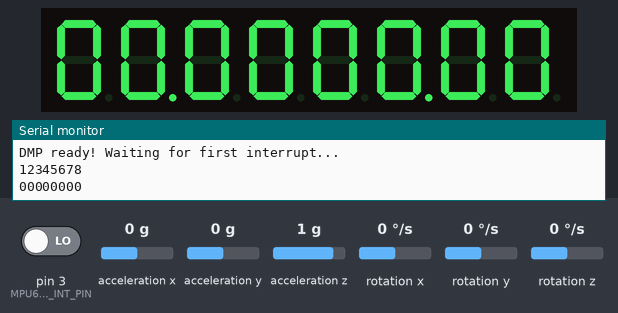
Bench run of a sketch on a simulated Arduino Uno, built with avr-gcc and run on an emulated ATmega328P. Shown: 8-digit seven-segment display, the last lines printed to the serial monitor. Wiring (inferred from the names in the program): MAX7219 LED driver: data pin 11; clock pin 13; CS pin 10. Inputs (shaded band) come from the test bench; at power-on: acceleration x 0 g, acceleration y 0 g, acceleration z 1 g, rotation z 0 °/s, pin 3 (MPU6050_INT_PIN) LOW, rotation x 0 °/s, rotation y 0 °/s. The sensor or clock chip raises its interrupt line as the real part does.

Above: at 1.8 s.
1.9 s: acceleration x set to -1.4 g
At 3.3 s:
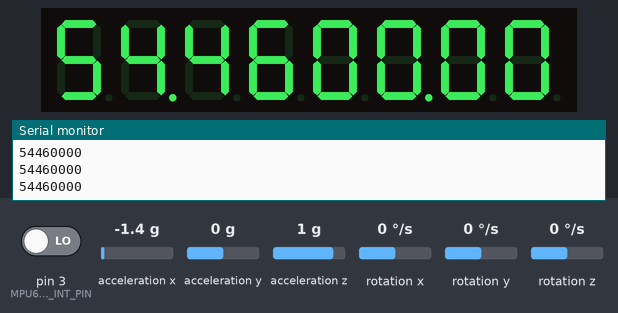
3.6 s: acceleration y set to -1.4 g
At 4.9 s:
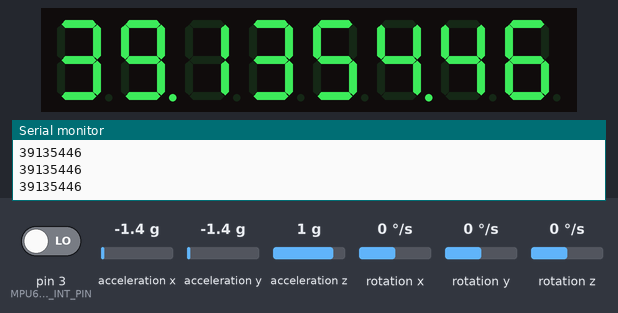
5.2 s: acceleration z set to -1.4 g
At 6.3 s:
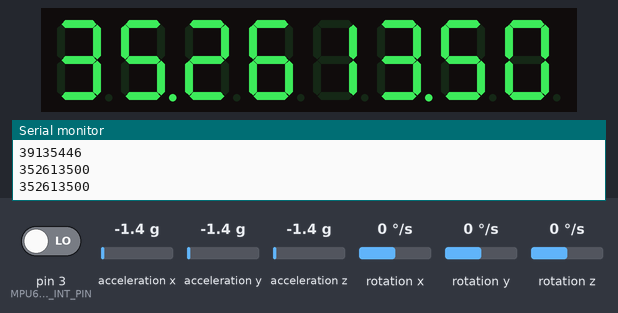
6.9 s: rotation z set to 13 °/s
At 9.6 s:
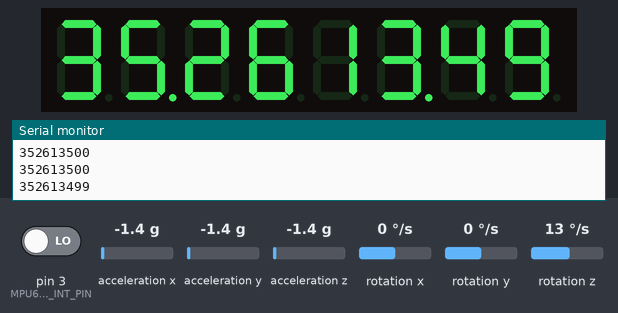
9.9 s: acceleration z set to 0 g
At 10.6 s:
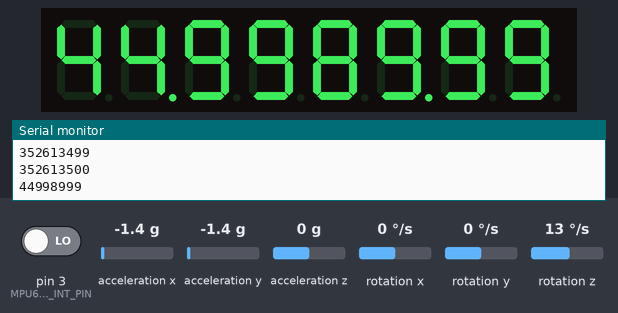
12.6 s: acceleration x set to -0.8 g
At 13.4 s:
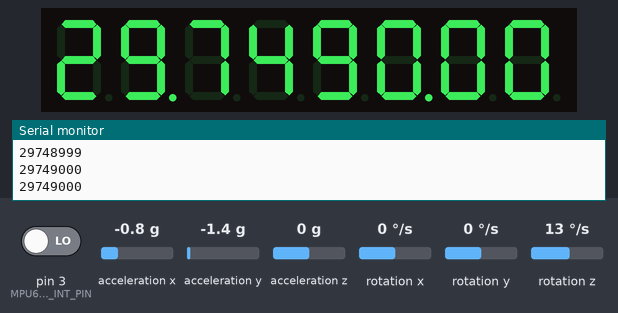
Timing chart, 0 to 15.4 s (numbered marks = the images above; inputs shaded):
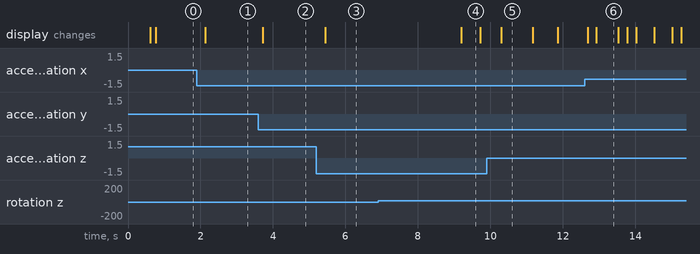

Measured:
- after the input at 1.9 s, the display: changes after 0.24 s (image 1)
- after the input at 3.6 s, the display: changes after 0.12 s (image 2)
- after the input at 5.2 s, the display: changes after 0.25 s (image 3)
- after the input at 6.9 s, the display: changes after 2.3 s (image 4)
- after the input at 9.9 s, the display: changes after 0.40 s (image 5)
- after the input at 12.6 s, the display: first changes after 0.09 s (image 6 shows a later state)
- what the display in image 4 shows lasts 0.5 s, from 9.2 s to 9.7 s

The sketch:

7segment_8digit_MAX.ino
```cpp
// I2Cdev and MPU6050 must be installed as libraries, or else the .cpp/.h files
// for both classes must be in the include path of your project
#include "I2Cdev.h"

#include "MPU6050_6Axis_MotionApps20.h"
//#include "MPU6050.h" // not necessary if using MotionApps include file

// Arduino Wire library is required if I2Cdev I2CDEV_ARDUINO_WIRE implementation
// is used in I2Cdev.h
#if I2CDEV_IMPLEMENTATION == I2CDEV_ARDUINO_WIRE
#include "Wire.h"
#endif

// AD0 low = 0x68 (default for SparkFun breakout and InvenSense evaluation board)
// AD0 high = 0x69
MPU6050 mpu;
//MPU6050 mpu(0x69); // <-- use for AD0 high

#define OUTPUT_READABLE_YAWPITCHROLL


//#define OUTPUT_TEAPOT
#define MAX7219_DIN           11
#define MAX7219_CS            10
#define MAX7219_CLK           13

// enumerate the MAX7219 registers
// MAX7219 Datasheet, Table 2, page 7
enum {  MAX7219_REG_DECODE    = 0x09,
        MAX7219_REG_INTENSITY = 0x0A,
        MAX7219_REG_SCANLIMIT = 0x0B,
        MAX7219_REG_SHUTDOWN  = 0x0C,
        MAX7219_REG_DISPTEST  = 0x0F
     };

// enumerate the SHUTDOWN modes
// MAX7219 Datasheet, Table 3, page 7
enum  { OFF = 0,
        ON  = 1
      };

const byte DP = 0b10000000;
const byte C  = 0b01001110;
const byte F  = 0b01000111;

#define MPU6050_INT_PIN 3
#define MPU6050_INT digitalPinToInterrupt(MPU6050_INT_PIN)

bool blinkState = false;

int firstNumberFirst2digits = 0;
int firstNumberNEXT2digits = 0;
int secondNumberFirst2digits = 5;
int secondNumberNEXT2digits = 1;

String firstNumberFirst2digitsSTR = "12";
String firstNumberNEXT2digitsSTR = "34";
String secondNumberFirst2digitsSTR = "56";
String secondNumberNEXT2digitsSTR = "78";


float pitch = 0;
float roll = 0;
byte pitchTamsayi = 0;
byte pitchKusurat = 0;
byte rollTamsayi = 0;
byte rollKusurat = 0;

String str = "12345678";

int i2cCounter = 0;

unsigned long currentMillis = 0;
unsigned long initialMilllis = 0;
unsigned long previousMillis = 0;
bool millischeck = false;

// MPU control/status vars
bool dmpReady = false;  // set true if DMP init was successful
uint8_t mpuIntStatus;   // holds actual interrupt status byte from MPU
uint8_t devStatus;      // return status after each device operation (0 = success, !0 = error)
uint16_t packetSize;    // expected DMP packet size (default is 42 bytes)
uint16_t fifoCount;     // count of all bytes currently in FIFO
uint8_t fifoBuffer[64]; // FIFO storage buffer

// orientation/motion vars
Quaternion q;           // [w, x, y, z]         quaternion container
VectorInt16 aa;         // [x, y, z]            accel sensor measurements
VectorInt16 aaReal;     // [x, y, z]            gravity-free accel sensor measurements
VectorInt16 aaWorld;    // [x, y, z]            world-frame accel sensor measurements
VectorFloat gravity;    // [x, y, z]            gravity vector
float euler[3];         // [psi, theta, phi]    Euler angle container
float ypr[3];           // [yaw, pitch, roll]   yaw/pitch/roll container and gravity vector

// packet structure for InvenSense teapot demo
uint8_t teapotPacket[14] = { '$', 0x02, 0, 0, 0, 0, 0, 0, 0, 0, 0x00, 0x00, '\r', '\n' };


// ================================================================
// ===               INTERRUPT DETECTION ROUTINE                ===
// ================================================================

volatile bool mpuInterrupt = false;     // indicates whether MPU interrupt pin has gone high
void dmpDataReady() {
  mpuInterrupt = true;
}


// ================================================================
// ===                      INITIAL SETUP                       ===
// ================================================================

void setup() {
  pinMode(MPU6050_INT, INPUT);
  pinMode(MAX7219_DIN, OUTPUT);   // serial data-in
  pinMode(MAX7219_CS, OUTPUT);    // chip-select, active low
  pinMode(MAX7219_CLK, OUTPUT);   // serial clock
  digitalWrite(MAX7219_CS, HIGH);

  resetDisplay();                 // reset the MAX2719 display


  // join I2C bus (I2Cdev library doesn't do this automatically)
#if I2CDEV_IMPLEMENTATION == I2CDEV_ARDUINO_WIRE
  Wire.begin();
  TWBR = 24; // 400kHz I2C clock (200kHz if CPU is 8MHz)
#elif I2CDEV_IMPLEMENTATION == I2CDEV_BUILTIN_FASTWIRE
  Fastwire::setup(400, true);
#endif

  // initialize serial communication
  // (115200 chosen because it is required for Teapot Demo output, but it's
  // really up to you depending on your project)
  Serial.begin(115200);
  delay(100);
  //    while (!Serial); // wait for Leonardo enumeration, others continue immediately

  // NOTE: 8MHz or slower host processors, like the Teensy @ 3.3v or Ardunio
  // Pro Mini running at 3.3v, cannot handle this baud rate reliably due to
  // the baud timing being too misaligned with processor ticks. You must use
  // 38400 or slower in these cases, or use some kind of external separate
  // crystal solution for the UART timer.

  // initialize device
  Serial.println(F("Initializing I2C devices..."));
  //
  mpu.initialize();
  mpu.setDLPFMode(6);
  //    // verify connection
  Serial.println(F("Testing device connections..."));
  Serial.println(mpu.testConnection() ? F("MPU6050 connection successful") : F("MPU6050 connection failed"));

  //    // load and configure the DMP
  //    Serial.println(F("Initializing DMP..."));
  devStatus = mpu.dmpInitialize();
  //
  //    // supply your own gyro offsets here, scaled for min sensitivity
  mpu.setXGyroOffset(43);
  mpu.setYGyroOffset(-110);
  mpu.setZGyroOffset(33);
  mpu.setXAccelOffset(1089);
  mpu.setYAccelOffset(-1775);
  mpu.setZAccelOffset(1561); // 1688 factory default for my test chip
  //
  //    // make sure it worked (returns 0 if so)
  if (devStatus == 0) {
    // turn on the DMP, now that it's ready
    //        Serial.println(F("Enabling DMP..."));
    mpu.setDMPEnabled(true);

    // enable Arduino interrupt detection
    Serial.println(F("Enabling interrupt detection (Arduino external interrupt 7)..."));
    attachInterrupt(MPU6050_INT, dmpDataReady, RISING);
    mpuIntStatus = mpu.getIntStatus();

    // set our DMP Ready flag so the main loop() function knows it's okay to use it
    Serial.println(F("DMP ready! Waiting for first interrupt..."));
    dmpReady = true;

    // get expected DMP packet size for later comparison
    packetSize = mpu.dmpGetFIFOPacketSize();
    initialMilllis = millis();

  } else {

  }

}


// ================================================================
// ===                    MAIN PROGRAM LOOP                     ===
// ================================================================

void loop() {
  currentMillis = millis();

  // if programming failed, don't try to do anything
  if (!dmpReady) {
    return;
  }
  while (!mpuInterrupt && fifoCount < packetSize) {
    if (currentMillis - previousMillis > 150) {
      previousMillis = currentMillis;
      displayNumbers(str);
      Serial.println(str);
    }
  }
  // wait for MPU interrupt or extra packet(s) available
  // reset interrupt flag and get INT_STATUS byte
  mpuInterrupt = false;
  mpuIntStatus = mpu.getIntStatus();

  //    // get current FIFO count
  fifoCount = mpu.getFIFOCount();
  //
  //    // check for overflow (this should never happen unless our code is too inefficient)
  if ((mpuIntStatus & 0x10) || fifoCount == 1024) {
    //        // reset so we can continue cleanly
    mpu.resetFIFO();
    //        Serial.println(F("FIFO overflow!"));
    //
    //    // otherwise, check for DMP data ready interrupt (this should happen frequently)
  } else if (mpuIntStatus & 0x02) {
    //        // wait for correct available data length, should be a VERY short wait
    while (fifoCount < packetSize) fifoCount = mpu.getFIFOCount();
    //
    //        // read a packet from FIFO
    mpu.getFIFOBytes(fifoBuffer, packetSize);
    //
    //        // track FIFO count here in case there is > 1 packet available
    //        // (this lets us immediately read more without waiting for an interrupt)
    fifoCount -= packetSize;

    mpu.dmpGetQuaternion(&q, fifoBuffer);
    mpu.dmpGetGravity(&gravity, &q);
    mpu.dmpGetYawPitchRoll(ypr, &q, &gravity);
    pitch=ypr[1] * 180/M_PI;
    roll=ypr[2] * 180/M_PI;

    //
    firstNumberFirst2digits = floor(abs(pitch));
    firstNumberNEXT2digits = (abs(pitch) - firstNumberFirst2digits) * 100;

    if (firstNumberFirst2digits < 10) {
      firstNumberFirst2digitsSTR = "0" + String(firstNumberFirst2digits);
    }
    else {
      firstNumberFirst2digitsSTR = String(firstNumberFirst2digits);
    }

    if (firstNumberNEXT2digits < 10) {
      firstNumberNEXT2digitsSTR = "0" + String(firstNumberNEXT2digits);
    }
    else {
      firstNumberNEXT2digitsSTR = String(firstNumberNEXT2digits);
    }

    secondNumberFirst2digits = floor(abs(roll));
    secondNumberNEXT2digits = (abs(roll) - secondNumberFirst2digits) * 100;

    if (secondNumberFirst2digits < 10) {
      secondNumberFirst2digitsSTR = "0" + String(secondNumberFirst2digits);
    }
    else {
      secondNumberFirst2digitsSTR = String(secondNumberFirst2digits);
    }

    if (secondNumberNEXT2digits < 10) {
      secondNumberNEXT2digitsSTR = "0" + String(secondNumberNEXT2digits);
    }
    else {
      secondNumberNEXT2digitsSTR = String(secondNumberNEXT2digits);
    }


    //            Serial.println(firstNumberFirst2digits);
    //            Serial.println(firstNumberNEXT2digits);
    //            Serial.println("done");


    //            pitchTamsayi=firstNumberFirst2digits;
    //            pitchKusurat=firstNumberNEXT2digits;
    //            rollTamsayi=secondNumberFirst2digits;
    //            rollKusurat=secondNumberNEXT2digits;

    str = firstNumberFirst2digitsSTR + firstNumberNEXT2digitsSTR + secondNumberFirst2digitsSTR + secondNumberNEXT2digitsSTR;

    //            Serial.print("ypr\t");
    //            Serial.print(ypr[0] * 180/M_PI);
    //            Serial.print("\t");
    //            Serial.print(ypr[1] * 180/M_PI);
    //            Serial.print("\t");
    //            Serial.println(ypr[2] * 180/M_PI);
    //        #endif
  }
}


// ... write a value into a max7219 register
//    MAX7219 Datasheet, Table 1, page 6
void set_register(byte reg, byte value)
{
  digitalWrite(MAX7219_CS, LOW);
  shiftOut(MAX7219_DIN, MAX7219_CLK, MSBFIRST, reg);
  shiftOut(MAX7219_DIN, MAX7219_CLK, MSBFIRST, value);
  digitalWrite(MAX7219_CS, HIGH);
}


// ... reset the max7219 chip
void resetDisplay()
{
  set_register(MAX7219_REG_SHUTDOWN, OFF);   // turn off display
  set_register(MAX7219_REG_DISPTEST, OFF);   // turn off test mode
  set_register(MAX7219_REG_INTENSITY, 0x0D); // display intensity
}
void displayNumbers(String numberString)
{
  set_register(MAX7219_REG_SHUTDOWN, OFF);  // turn off display
  set_register(MAX7219_REG_SCANLIMIT, 7);   // scan limit 8 digits
  set_register(MAX7219_REG_DECODE, 0b11111111); // decode all digits

  set_register(1, numberString.charAt(7));
  set_register(2, numberString.charAt(6));
  set_register(3, numberString.charAt(5) | DP);
  set_register(4, numberString.charAt(4));
  set_register(5, numberString.charAt(3));
  set_register(6, numberString.charAt(2));
  set_register(7, numberString.charAt(1) | DP);
  set_register(8, numberString.charAt(0));

  set_register(MAX7219_REG_SHUTDOWN, ON);   // Turn on display
}
```
